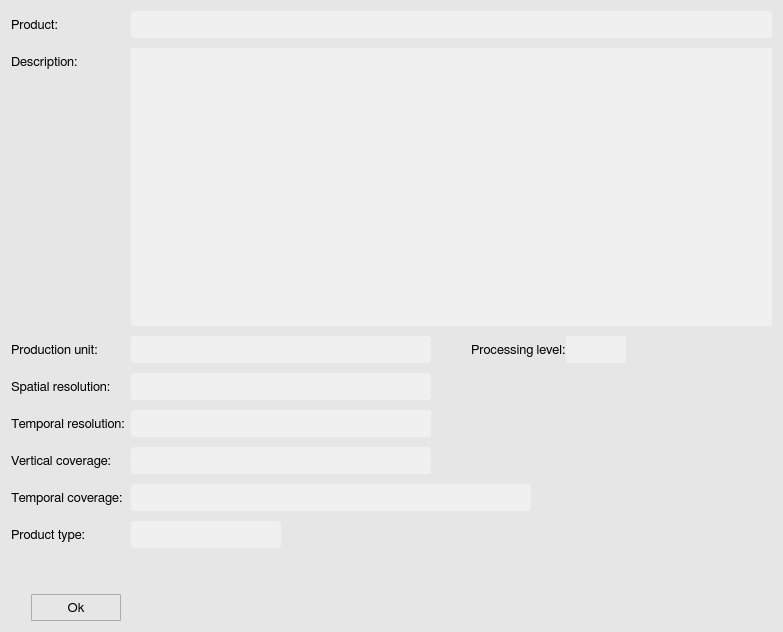
<?xml version="1.0" encoding="UTF-8"?>
<ui version="4.0">
 <class>productWindow</class>
 <widget class="QWidget" name="productWindow">
  <property name="geometry">
   <rect>
    <x>0</x>
    <y>0</y>
    <width>783</width>
    <height>632</height>
   </rect>
  </property>
  <property name="minimumSize">
   <size>
    <width>0</width>
    <height>0</height>
   </size>
  </property>
  <property name="maximumSize">
   <size>
    <width>16777215</width>
    <height>16777215</height>
   </size>
  </property>
  <property name="font">
   <font>
    <family>FreeSans</family>
    <pointsize>10</pointsize>
    <weight>50</weight>
    <bold>false</bold>
    <stylestrategy>PreferAntialias</stylestrategy>
    <kerning>true</kerning>
   </font>
  </property>
  <property name="windowTitle">
   <string>Information</string>
  </property>
  <property name="windowIcon">
   <iconset>
    <normaloff>icons/cmems_data_downloader_icon.svg</normaloff>icons/cmems_data_downloader_icon.svg</iconset>
  </property>
  <property name="styleSheet">
   <string notr="true">QWidget {
	background-color: rgb(230,230,230);
}

QScrollBar:vertical {
  border: 1px solid white;
  background-color: rgb(240, 240, 240);
  width: 20px;
  margin: 21px 0px 21px 0px;
}

QScrollBar:horizontal {
  border: 1px solid white;
  background-color: rgb(240, 240, 240);
  height: 20px;
  margin: 0px 21px 0px 21px;
}

QScrollBar::handle:vertical {
  background-color: rgb(205, 205, 205);
  min-height: 25px;
}

QScrollBar:handle:vertical:hover {
  background-color: rgb(167, 167, 167);
}

QScrollBar::handle:horizontal {
  background-color: rgb(205, 205, 205);
  min-width: 25px;
}

QScrollBar:handle:horizontal:hover {
  background-color: rgb(167, 167, 167);
}

QScrollBar::add-line:vertical {
  border-top: 1px solid rgb(240,240,240);
  border-left: 1px solid white;
  border-right: 1px solid white;
  border-bottom: 1px solid white;
  background-color: rgb(240, 240, 240);
  height: 20px;
  subcontrol-position: bottom;
  subcontrol-origin: margin;
}

QScrollBar::add-line:vertical:hover {
  background-color: rgb(219, 219, 219);
}

QScrollBar::sub-line:vertical {
  border-top: 1px solid white;
  border-left: 1px solid white;
  border-right: 1px solid white;
  border-bottom: 1px solid rgb(240,240,240);
  background-color: rgb(240, 240, 240);
  height: 20px;
  subcontrol-position: top;
  subcontrol-origin: margin;
}

QScrollBar::sub-line:vertical:hover {
  background-color: rgb(219, 219, 219);
}

QScrollBar::up-arrow:vertical {
  image: url(icons/up_arrow_icon.svg); 
  width: 16px;
  height: 16px;
}

QScrollBar::up-arrow:vertical:pressed {
  right: -1px;
  bottom: -1px;
}

QScrollBar::down-arrow:vertical {
  image: url(icons/down_arrow_icon.svg); 
  width: 16px;
  height: 16px;
}

QScrollBar::down-arrow:vertical:pressed {
  right: -1px;
  bottom: -1px;
}

QScrollBar::add-line:horizontal {
  border-top: 1px solid white;
  border-left: 1px solid rgb(240,240,240);
  border-right: 1px solid white;
  border-bottom: 1px solid white;
  background-color: rgb(240, 240, 240);
  width: 20px;
  subcontrol-position: right;
  subcontrol-origin: margin;
}

QScrollBar::add-line:horizontal:hover {
  background-color: rgb(219, 219, 219);
}

QScrollBar::sub-line:horizontal {
  border-top: 1px solid white;
  border-left: 1px solid white;
  border-right: 1px solid rgb(240,240,240);
  border-bottom: 1px solid white;
  background-color: rgb(240, 240, 240);
  width: 20px;
  subcontrol-position: left;
  subcontrol-origin: margin;
}

QScrollBar::sub-line:horizontal:hover {
  background-color: rgb(219, 219, 219);
}

QScrollBar::left-arrow:horizontal {
  image: url(icons/left_arrow_icon.svg); 
  width: 16px;
  height: 16px;
}

QScrollBar::left-arrow:horizontal:pressed {
  right: -1px;
  bottom: -1px;
}

QScrollBar::right-arrow:horizontal {
  image: url(icons/right_arrow_icon.svg); 
  width: 16px;
  height: 16px;
}

QScrollBar::right-arrow:horizontal:pressed {
  right: -1px;
  bottom: -1px;
}</string>
  </property>
  <layout class="QGridLayout" name="gridLayout_2">
   <item row="0" column="0">
    <layout class="QVBoxLayout" name="verticalLayout_2">
     <item>
      <layout class="QGridLayout" name="gridLayout">
       <property name="verticalSpacing">
        <number>10</number>
       </property>
       <item row="0" column="0">
        <widget class="QLabel" name="label_1">
         <property name="minimumSize">
          <size>
           <width>0</width>
           <height>27</height>
          </size>
         </property>
         <property name="maximumSize">
          <size>
           <width>16777215</width>
           <height>27</height>
          </size>
         </property>
         <property name="font">
          <font>
           <family>FreeSans</family>
           <pointsize>10</pointsize>
           <stylestrategy>PreferAntialias</stylestrategy>
           <kerning>true</kerning>
          </font>
         </property>
         <property name="text">
          <string>Product:</string>
         </property>
        </widget>
       </item>
       <item row="0" column="1">
        <widget class="QLineEdit" name="edit_1">
         <property name="minimumSize">
          <size>
           <width>400</width>
           <height>27</height>
          </size>
         </property>
         <property name="maximumSize">
          <size>
           <width>16777215</width>
           <height>27</height>
          </size>
         </property>
         <property name="font">
          <font>
           <family>FreeSans</family>
           <pointsize>9</pointsize>
           <italic>true</italic>
           <stylestrategy>PreferAntialias</stylestrategy>
           <kerning>true</kerning>
          </font>
         </property>
         <property name="styleSheet">
          <string notr="true">QLineEdit {
	border-radius: 3px;
    padding: 1px 4px 1px 4px;
	background-color:  rgb(240, 240, 240);
}</string>
         </property>
         <property name="readOnly">
          <bool>true</bool>
         </property>
        </widget>
       </item>
       <item row="1" column="0">
        <layout class="QVBoxLayout" name="verticalLayout">
         <item>
          <widget class="QLabel" name="label_3">
           <property name="minimumSize">
            <size>
             <width>0</width>
             <height>27</height>
            </size>
           </property>
           <property name="maximumSize">
            <size>
             <width>16777215</width>
             <height>27</height>
            </size>
           </property>
           <property name="font">
            <font>
             <family>FreeSans</family>
             <pointsize>10</pointsize>
             <stylestrategy>PreferAntialias</stylestrategy>
             <kerning>true</kerning>
            </font>
           </property>
           <property name="text">
            <string>Description:</string>
           </property>
          </widget>
         </item>
         <item>
          <spacer name="verticalSpacer">
           <property name="orientation">
            <enum>Qt::Vertical</enum>
           </property>
           <property name="sizeHint" stdset="0">
            <size>
             <width>20</width>
             <height>40</height>
            </size>
           </property>
          </spacer>
         </item>
        </layout>
       </item>
       <item row="1" column="1">
        <widget class="QTextBrowser" name="edit_2">
         <property name="sizePolicy">
          <sizepolicy hsizetype="Expanding" vsizetype="Preferred">
           <horstretch>0</horstretch>
           <verstretch>0</verstretch>
          </sizepolicy>
         </property>
         <property name="minimumSize">
          <size>
           <width>0</width>
           <height>0</height>
          </size>
         </property>
         <property name="maximumSize">
          <size>
           <width>16777215</width>
           <height>16777215</height>
          </size>
         </property>
         <property name="font">
          <font>
           <family>FreeSans</family>
           <pointsize>9</pointsize>
           <weight>50</weight>
           <italic>true</italic>
           <bold>false</bold>
           <stylestrategy>PreferAntialias</stylestrategy>
           <kerning>true</kerning>
          </font>
         </property>
         <property name="styleSheet">
          <string notr="true">QTextBrowser {
	background-color: rgb(240, 240, 240);
}

QScrollBar:vertical {
  border: 1px solid white;
  background-color: rgb(240, 240, 240);
  width: 20px;
  margin: 21px 0px 21px 0px;
}

QScrollBar:horizontal {
  border: 1px solid white;
  background-color: rgb(240, 240, 240);
  height: 20px;
  margin: 0px 21px 0px 21px;
}

QScrollBar::handle:vertical {
  background-color: rgb(205, 205, 205);
  min-height: 25px;
}

QScrollBar:handle:vertical:hover {
  background-color: rgb(167, 167, 167);
}

QScrollBar::handle:horizontal {
  background-color: rgb(205, 205, 205);
  min-width: 25px;
}

QScrollBar:handle:horizontal:hover {
  background-color: rgb(167, 167, 167);
}

QScrollBar::add-line:vertical {
  border-top: 1px solid rgb(240,240,240);
  border-left: 1px solid white;
  border-right: 1px solid white;
  border-bottom: 1px solid white;
  background-color: rgb(240, 240, 240);
  height: 20px;
  subcontrol-position: bottom;
  subcontrol-origin: margin;
}

QScrollBar::add-line:vertical:hover {
  background-color: rgb(219, 219, 219);
}

QScrollBar::sub-line:vertical {
  border-top: 1px solid white;
  border-left: 1px solid white;
  border-right: 1px solid white;
  border-bottom: 1px solid rgb(240,240,240);
  background-color: rgb(240, 240, 240);
  height: 20px;
  subcontrol-position: top;
  subcontrol-origin: margin;
}

QScrollBar::sub-line:vertical:hover {
  background-color: rgb(219, 219, 219);
}

QScrollBar::up-arrow:vertical {
  image: url(icons/up_arrow_icon.svg); 
  width: 16px;
  height: 16px;
}

QScrollBar::up-arrow:vertical:pressed {
  right: -1px;
  bottom: -1px;
}

QScrollBar::down-arrow:vertical {
  image: url(icons/down_arrow_icon.svg); 
  width: 16px;
  height: 16px;
}

QScrollBar::down-arrow:vertical:pressed {
  right: -1px;
  bottom: -1px;
}

QScrollBar::add-line:horizontal {
  border-top: 1px solid white;
  border-left: 1px solid rgb(240,240,240);
  border-right: 1px solid white;
  border-bottom: 1px solid white;
  background-color: rgb(240, 240, 240);
  width: 20px;
  subcontrol-position: right;
  subcontrol-origin: margin;
}

QScrollBar::add-line:horizontal:hover {
  background-color: rgb(219, 219, 219);
}

QScrollBar::sub-line:horizontal {
  border-top: 1px solid white;
  border-left: 1px solid white;
  border-right: 1px solid rgb(240,240,240);
  border-bottom: 1px solid white;
  background-color: rgb(240, 240, 240);
  width: 20px;
  subcontrol-position: left;
  subcontrol-origin: margin;
}

QScrollBar::sub-line:horizontal:hover {
  background-color: rgb(219, 219, 219);
}

QScrollBar::left-arrow:horizontal {
  image: url(icons/left_arrow_icon.svg); 
  width: 16px;
  height: 16px;
}

QScrollBar::left-arrow:horizontal:pressed {
  right: -1px;
  bottom: -1px;
}

QScrollBar::right-arrow:horizontal {
  image: url(icons/right_arrow_icon.svg); 
  width: 16px;
  height: 16px;
}

QScrollBar::right-arrow:horizontal:pressed {
  right: -1px;
  bottom: -1px;
}</string>
         </property>
         <property name="frameShape">
          <enum>QFrame::NoFrame</enum>
         </property>
         <property name="verticalScrollBarPolicy">
          <enum>Qt::ScrollBarAsNeeded</enum>
         </property>
         <property name="horizontalScrollBarPolicy">
          <enum>Qt::ScrollBarAlwaysOff</enum>
         </property>
         <property name="sizeAdjustPolicy">
          <enum>QAbstractScrollArea::AdjustIgnored</enum>
         </property>
        </widget>
       </item>
       <item row="2" column="0">
        <widget class="QLabel" name="label_8">
         <property name="minimumSize">
          <size>
           <width>0</width>
           <height>27</height>
          </size>
         </property>
         <property name="maximumSize">
          <size>
           <width>16777215</width>
           <height>27</height>
          </size>
         </property>
         <property name="font">
          <font>
           <family>FreeSans</family>
           <pointsize>10</pointsize>
           <stylestrategy>PreferAntialias</stylestrategy>
           <kerning>true</kerning>
          </font>
         </property>
         <property name="text">
          <string>Production unit:</string>
         </property>
        </widget>
       </item>
       <item row="2" column="1">
        <layout class="QHBoxLayout" name="horizontalLayout_4">
         <item>
          <widget class="QLineEdit" name="edit_3">
           <property name="minimumSize">
            <size>
             <width>300</width>
             <height>27</height>
            </size>
           </property>
           <property name="maximumSize">
            <size>
             <width>300</width>
             <height>27</height>
            </size>
           </property>
           <property name="font">
            <font>
             <family>FreeSans</family>
             <pointsize>9</pointsize>
             <italic>true</italic>
             <stylestrategy>PreferAntialias</stylestrategy>
             <kerning>true</kerning>
            </font>
           </property>
           <property name="styleSheet">
            <string notr="true">QLineEdit {
	border-radius: 3px;
    padding: 1px 4px 1px 4px;
	background-color:  rgb(240, 240, 240);
}</string>
           </property>
           <property name="readOnly">
            <bool>true</bool>
           </property>
          </widget>
         </item>
         <item>
          <spacer name="horizontalSpacer">
           <property name="orientation">
            <enum>Qt::Horizontal</enum>
           </property>
           <property name="sizeType">
            <enum>QSizePolicy::Fixed</enum>
           </property>
           <property name="sizeHint" stdset="0">
            <size>
             <width>40</width>
             <height>20</height>
            </size>
           </property>
          </spacer>
         </item>
         <item>
          <widget class="QLabel" name="label_5">
           <property name="minimumSize">
            <size>
             <width>0</width>
             <height>27</height>
            </size>
           </property>
           <property name="maximumSize">
            <size>
             <width>16777215</width>
             <height>27</height>
            </size>
           </property>
           <property name="font">
            <font>
             <family>FreeSans</family>
             <pointsize>10</pointsize>
             <stylestrategy>PreferAntialias</stylestrategy>
             <kerning>true</kerning>
            </font>
           </property>
           <property name="text">
            <string>Processing level:</string>
           </property>
          </widget>
         </item>
         <item>
          <widget class="QLineEdit" name="edit_4">
           <property name="minimumSize">
            <size>
             <width>60</width>
             <height>27</height>
            </size>
           </property>
           <property name="maximumSize">
            <size>
             <width>60</width>
             <height>27</height>
            </size>
           </property>
           <property name="font">
            <font>
             <family>FreeSans</family>
             <pointsize>9</pointsize>
             <italic>true</italic>
             <stylestrategy>PreferAntialias</stylestrategy>
             <kerning>true</kerning>
            </font>
           </property>
           <property name="styleSheet">
            <string notr="true">QLineEdit {
	border-radius: 3px;
    padding: 1px 4px 1px 4px;
	background-color:  rgb(240, 240, 240);
}</string>
           </property>
           <property name="readOnly">
            <bool>true</bool>
           </property>
          </widget>
         </item>
         <item>
          <spacer name="horizontalSpacer_2">
           <property name="orientation">
            <enum>Qt::Horizontal</enum>
           </property>
           <property name="sizeHint" stdset="0">
            <size>
             <width>40</width>
             <height>20</height>
            </size>
           </property>
          </spacer>
         </item>
        </layout>
       </item>
       <item row="3" column="0">
        <widget class="QLabel" name="label_4">
         <property name="minimumSize">
          <size>
           <width>0</width>
           <height>27</height>
          </size>
         </property>
         <property name="maximumSize">
          <size>
           <width>16777215</width>
           <height>27</height>
          </size>
         </property>
         <property name="font">
          <font>
           <family>FreeSans</family>
           <pointsize>10</pointsize>
           <stylestrategy>PreferAntialias</stylestrategy>
           <kerning>true</kerning>
          </font>
         </property>
         <property name="text">
          <string>Spatial resolution:</string>
         </property>
        </widget>
       </item>
       <item row="3" column="1">
        <layout class="QHBoxLayout" name="horizontalLayout_9">
         <item>
          <widget class="QLineEdit" name="edit_5">
           <property name="minimumSize">
            <size>
             <width>300</width>
             <height>27</height>
            </size>
           </property>
           <property name="maximumSize">
            <size>
             <width>300</width>
             <height>27</height>
            </size>
           </property>
           <property name="font">
            <font>
             <family>FreeSans</family>
             <pointsize>9</pointsize>
             <italic>true</italic>
             <stylestrategy>PreferAntialias</stylestrategy>
             <kerning>true</kerning>
            </font>
           </property>
           <property name="styleSheet">
            <string notr="true">QLineEdit {
	border-radius: 3px;
    padding: 1px 4px 1px 4px;
	background-color:  rgb(240, 240, 240);
}</string>
           </property>
           <property name="readOnly">
            <bool>true</bool>
           </property>
          </widget>
         </item>
         <item>
          <spacer name="horizontalSpacer_5">
           <property name="orientation">
            <enum>Qt::Horizontal</enum>
           </property>
           <property name="sizeHint" stdset="0">
            <size>
             <width>40</width>
             <height>20</height>
            </size>
           </property>
          </spacer>
         </item>
        </layout>
       </item>
       <item row="4" column="0">
        <widget class="QLabel" name="label_10">
         <property name="minimumSize">
          <size>
           <width>0</width>
           <height>27</height>
          </size>
         </property>
         <property name="maximumSize">
          <size>
           <width>16777215</width>
           <height>27</height>
          </size>
         </property>
         <property name="font">
          <font>
           <family>FreeSans</family>
           <pointsize>10</pointsize>
           <stylestrategy>PreferAntialias</stylestrategy>
           <kerning>true</kerning>
          </font>
         </property>
         <property name="text">
          <string>Temporal resolution:</string>
         </property>
        </widget>
       </item>
       <item row="4" column="1">
        <layout class="QHBoxLayout" name="horizontalLayout_8">
         <item>
          <widget class="QLineEdit" name="edit_6">
           <property name="minimumSize">
            <size>
             <width>300</width>
             <height>27</height>
            </size>
           </property>
           <property name="maximumSize">
            <size>
             <width>300</width>
             <height>27</height>
            </size>
           </property>
           <property name="font">
            <font>
             <family>FreeSans</family>
             <pointsize>9</pointsize>
             <italic>true</italic>
             <stylestrategy>PreferAntialias</stylestrategy>
             <kerning>true</kerning>
            </font>
           </property>
           <property name="styleSheet">
            <string notr="true">QLineEdit {
	border-radius: 3px;
    padding: 1px 4px 1px 4px;
	background-color:  rgb(240, 240, 240);
}</string>
           </property>
           <property name="readOnly">
            <bool>true</bool>
           </property>
          </widget>
         </item>
         <item>
          <spacer name="horizontalSpacer_6">
           <property name="orientation">
            <enum>Qt::Horizontal</enum>
           </property>
           <property name="sizeHint" stdset="0">
            <size>
             <width>40</width>
             <height>20</height>
            </size>
           </property>
          </spacer>
         </item>
        </layout>
       </item>
       <item row="5" column="0">
        <widget class="QLabel" name="label_6">
         <property name="minimumSize">
          <size>
           <width>0</width>
           <height>27</height>
          </size>
         </property>
         <property name="maximumSize">
          <size>
           <width>16777215</width>
           <height>27</height>
          </size>
         </property>
         <property name="font">
          <font>
           <family>FreeSans</family>
           <pointsize>10</pointsize>
           <stylestrategy>PreferAntialias</stylestrategy>
           <kerning>true</kerning>
          </font>
         </property>
         <property name="text">
          <string>Vertical coverage:</string>
         </property>
        </widget>
       </item>
       <item row="5" column="1">
        <layout class="QHBoxLayout" name="horizontalLayout_7">
         <item>
          <widget class="QLineEdit" name="edit_7">
           <property name="minimumSize">
            <size>
             <width>300</width>
             <height>27</height>
            </size>
           </property>
           <property name="maximumSize">
            <size>
             <width>300</width>
             <height>27</height>
            </size>
           </property>
           <property name="font">
            <font>
             <family>FreeSans</family>
             <pointsize>9</pointsize>
             <italic>true</italic>
             <stylestrategy>PreferAntialias</stylestrategy>
             <kerning>true</kerning>
            </font>
           </property>
           <property name="styleSheet">
            <string notr="true">QLineEdit {
	border-radius: 3px;
    padding: 1px 4px 1px 4px;
	background-color:  rgb(240, 240, 240);
}</string>
           </property>
           <property name="readOnly">
            <bool>true</bool>
           </property>
          </widget>
         </item>
         <item>
          <spacer name="horizontalSpacer_7">
           <property name="orientation">
            <enum>Qt::Horizontal</enum>
           </property>
           <property name="sizeHint" stdset="0">
            <size>
             <width>40</width>
             <height>20</height>
            </size>
           </property>
          </spacer>
         </item>
        </layout>
       </item>
       <item row="6" column="0">
        <widget class="QLabel" name="label_7">
         <property name="minimumSize">
          <size>
           <width>0</width>
           <height>27</height>
          </size>
         </property>
         <property name="maximumSize">
          <size>
           <width>16777215</width>
           <height>27</height>
          </size>
         </property>
         <property name="font">
          <font>
           <family>FreeSans</family>
           <pointsize>10</pointsize>
           <stylestrategy>PreferAntialias</stylestrategy>
           <kerning>true</kerning>
          </font>
         </property>
         <property name="text">
          <string>Temporal coverage:</string>
         </property>
        </widget>
       </item>
       <item row="6" column="1">
        <layout class="QHBoxLayout" name="horizontalLayout_6">
         <item>
          <widget class="QLineEdit" name="edit_8">
           <property name="minimumSize">
            <size>
             <width>400</width>
             <height>27</height>
            </size>
           </property>
           <property name="maximumSize">
            <size>
             <width>400</width>
             <height>27</height>
            </size>
           </property>
           <property name="font">
            <font>
             <family>FreeSans</family>
             <pointsize>9</pointsize>
             <italic>true</italic>
             <stylestrategy>PreferAntialias</stylestrategy>
             <kerning>true</kerning>
            </font>
           </property>
           <property name="styleSheet">
            <string notr="true">QLineEdit {
	border-radius: 3px;
    padding: 1px 4px 1px 4px;
	background-color:  rgb(240, 240, 240);
}</string>
           </property>
           <property name="readOnly">
            <bool>true</bool>
           </property>
          </widget>
         </item>
         <item>
          <spacer name="horizontalSpacer_8">
           <property name="orientation">
            <enum>Qt::Horizontal</enum>
           </property>
           <property name="sizeHint" stdset="0">
            <size>
             <width>40</width>
             <height>20</height>
            </size>
           </property>
          </spacer>
         </item>
        </layout>
       </item>
       <item row="7" column="0">
        <widget class="QLabel" name="label_9">
         <property name="minimumSize">
          <size>
           <width>0</width>
           <height>27</height>
          </size>
         </property>
         <property name="maximumSize">
          <size>
           <width>16777215</width>
           <height>27</height>
          </size>
         </property>
         <property name="font">
          <font>
           <family>FreeSans</family>
           <pointsize>10</pointsize>
           <stylestrategy>PreferAntialias</stylestrategy>
           <kerning>true</kerning>
          </font>
         </property>
         <property name="text">
          <string>Product type:</string>
         </property>
        </widget>
       </item>
       <item row="7" column="1">
        <layout class="QHBoxLayout" name="horizontalLayout_5">
         <item>
          <widget class="QLineEdit" name="edit_9">
           <property name="minimumSize">
            <size>
             <width>150</width>
             <height>27</height>
            </size>
           </property>
           <property name="maximumSize">
            <size>
             <width>150</width>
             <height>27</height>
            </size>
           </property>
           <property name="font">
            <font>
             <family>FreeSans</family>
             <pointsize>9</pointsize>
             <italic>true</italic>
             <stylestrategy>PreferAntialias</stylestrategy>
             <kerning>true</kerning>
            </font>
           </property>
           <property name="styleSheet">
            <string notr="true">QLineEdit {
	border-radius: 3px;
    padding: 1px 4px 1px 4px;
	background-color:  rgb(240, 240, 240);
}</string>
           </property>
           <property name="readOnly">
            <bool>true</bool>
           </property>
          </widget>
         </item>
         <item>
          <spacer name="horizontalSpacer_9">
           <property name="orientation">
            <enum>Qt::Horizontal</enum>
           </property>
           <property name="sizeHint" stdset="0">
            <size>
             <width>40</width>
             <height>20</height>
            </size>
           </property>
          </spacer>
         </item>
        </layout>
       </item>
      </layout>
     </item>
     <item>
      <spacer name="verticalSpacer_4">
       <property name="orientation">
        <enum>Qt::Vertical</enum>
       </property>
       <property name="sizeType">
        <enum>QSizePolicy::Fixed</enum>
       </property>
       <property name="sizeHint" stdset="0">
        <size>
         <width>138</width>
         <height>40</height>
        </size>
       </property>
      </spacer>
     </item>
     <item>
      <layout class="QHBoxLayout" name="horizontalLayout_2">
       <item>
        <spacer name="horizontalSpacer_3">
         <property name="orientation">
          <enum>Qt::Horizontal</enum>
         </property>
         <property name="sizeType">
          <enum>QSizePolicy::Fixed</enum>
         </property>
         <property name="sizeHint" stdset="0">
          <size>
           <width>20</width>
           <height>20</height>
          </size>
         </property>
        </spacer>
       </item>
       <item>
        <widget class="QToolButton" name="button">
         <property name="minimumSize">
          <size>
           <width>90</width>
           <height>27</height>
          </size>
         </property>
         <property name="maximumSize">
          <size>
           <width>90</width>
           <height>27</height>
          </size>
         </property>
         <property name="font">
          <font>
           <family>FreeSans</family>
           <pointsize>10</pointsize>
           <weight>50</weight>
           <bold>false</bold>
           <stylestrategy>PreferDefault</stylestrategy>
           <kerning>true</kerning>
          </font>
         </property>
         <property name="styleSheet">
          <string notr="true">QToolButton {
	border: 1px solid #acacac;
	border-radius: 1px;
	background-color: qlineargradient(x1:0, y1:0, x2:0, y2:1,
									stop:0 #f0f0f0, stop:1 #e5e5e5);
}

QToolButton:hover {
	border: 1px solid #7eb4ea;
	border-radius: 1px;
	background-color: qlineargradient(x1:0, y1:0, x2:0, y2:1,
									stop:0 #ecf4fc, stop:1 #dcecfc);
}

QToolButton:pressed {
	border: 1px solid #579de5;
	border-radius: 1px;
	background-color: qlineargradient(x1:0, y1:0, x2:0, y2:1,
									stop:0 #daecfc, stop:1 #c4e0fc);
}</string>
         </property>
         <property name="text">
          <string>Ok</string>
         </property>
        </widget>
       </item>
       <item>
        <spacer name="horizontalSpacer_4">
         <property name="orientation">
          <enum>Qt::Horizontal</enum>
         </property>
         <property name="sizeHint" stdset="0">
          <size>
           <width>40</width>
           <height>20</height>
          </size>
         </property>
        </spacer>
       </item>
      </layout>
     </item>
    </layout>
   </item>
  </layout>
 </widget>
 <resources/>
 <connections/>
</ui>
